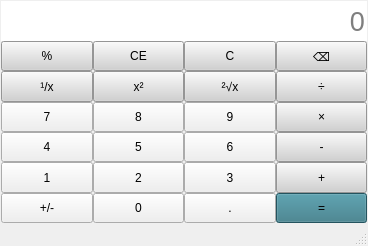
<?xml version="1.0" encoding="UTF-8"?>
<ui version="4.0">
 <class>MainWindow</class>
 <widget class="QMainWindow" name="MainWindow">
  <property name="geometry">
   <rect>
    <x>0</x>
    <y>0</y>
    <width>368</width>
    <height>246</height>
   </rect>
  </property>
  <property name="windowTitle">
   <string>MainWindow</string>
  </property>
  <property name="autoFillBackground">
   <bool>false</bool>
  </property>
  <property name="styleSheet">
   <string notr="true">QPushButton{
	margin:0.1px;
	font: 700 11pt &quot;Malgun Gothic&quot;;
}
QPushButton#btn_2x,QPushButton#btn_1x,QPushButton#btn_x2,QPushButton#btn_C,QPushButton#btn_CE,QPushButton#btn_delete,QPushButton#btn_multiple,QPushButton#btn_plus,QPushButton#btn_dividenum,QPushButton#btn_divide,QPushButton#btn_subtract{
	background-color: rgb(209, 209, 209);
	font: 700 11pt &quot;Malgun Gothic&quot;;
}
QPushButton#btn_2x:pressed,QPushButton#btn_1x:pressed,QPushButton#btn_x2:pressed,QPushButton#btn_C:pressed,QPushButton#btn_CE:pressed,QPushButton#btn_delete:pressed,QPushButton#btn_multiple:pressed,QPushButton#btn_plus:pressed,QPushButton#btn_dividenum:pressed,QPushButton#btn_divide:pressed,QPushButton#btn_subtract:pressed{
	background-color: rgb(235, 235, 235);
	color: rgb(134, 134, 134);
}
QPushButton:pressed{
	background-color: rgb(235, 235, 235);
	color: rgb(134, 134, 134);
}
QLineEdit{
	font-size:20pt;
}</string>
  </property>
  <widget class="QWidget" name="centralwidget">
   <property name="styleSheet">
    <string notr="true"/>
   </property>
   <layout class="QVBoxLayout" name="verticalLayout">
    <property name="spacing">
     <number>3</number>
    </property>
    <property name="leftMargin">
     <number>1</number>
    </property>
    <property name="topMargin">
     <number>1</number>
    </property>
    <property name="rightMargin">
     <number>1</number>
    </property>
    <property name="bottomMargin">
     <number>1</number>
    </property>
    <item>
     <layout class="QGridLayout" name="gridLayout">
      <property name="leftMargin">
       <number>0</number>
      </property>
      <property name="topMargin">
       <number>0</number>
      </property>
      <property name="rightMargin">
       <number>0</number>
      </property>
      <property name="bottomMargin">
       <number>0</number>
      </property>
      <property name="spacing">
       <number>0</number>
      </property>
      <item row="6" column="2">
       <widget class="QPushButton" name="btn_dot">
        <property name="sizePolicy">
         <sizepolicy hsizetype="Minimum" vsizetype="Preferred">
          <horstretch>0</horstretch>
          <verstretch>0</verstretch>
         </sizepolicy>
        </property>
        <property name="styleSheet">
         <string notr="true">
</string>
        </property>
        <property name="text">
         <string>.</string>
        </property>
       </widget>
      </item>
      <item row="3" column="0">
       <widget class="QPushButton" name="btn_num7">
        <property name="sizePolicy">
         <sizepolicy hsizetype="Minimum" vsizetype="Preferred">
          <horstretch>0</horstretch>
          <verstretch>0</verstretch>
         </sizepolicy>
        </property>
        <property name="styleSheet">
         <string notr="true">
</string>
        </property>
        <property name="text">
         <string>7</string>
        </property>
       </widget>
      </item>
      <item row="3" column="1">
       <widget class="QPushButton" name="btn_num8">
        <property name="sizePolicy">
         <sizepolicy hsizetype="Minimum" vsizetype="Preferred">
          <horstretch>0</horstretch>
          <verstretch>0</verstretch>
         </sizepolicy>
        </property>
        <property name="styleSheet">
         <string notr="true">
</string>
        </property>
        <property name="text">
         <string>8</string>
        </property>
       </widget>
      </item>
      <item row="6" column="0">
       <widget class="QPushButton" name="btn_jiajian">
        <property name="sizePolicy">
         <sizepolicy hsizetype="Minimum" vsizetype="Preferred">
          <horstretch>0</horstretch>
          <verstretch>0</verstretch>
         </sizepolicy>
        </property>
        <property name="styleSheet">
         <string notr="true">
</string>
        </property>
        <property name="text">
         <string>+/-</string>
        </property>
       </widget>
      </item>
      <item row="2" column="2">
       <widget class="QPushButton" name="btn_2x">
        <property name="sizePolicy">
         <sizepolicy hsizetype="Minimum" vsizetype="Preferred">
          <horstretch>0</horstretch>
          <verstretch>0</verstretch>
         </sizepolicy>
        </property>
        <property name="styleSheet">
         <string notr="true"/>
        </property>
        <property name="text">
         <string>²√x</string>
        </property>
       </widget>
      </item>
      <item row="1" column="3">
       <widget class="QPushButton" name="btn_delete">
        <property name="sizePolicy">
         <sizepolicy hsizetype="Minimum" vsizetype="Preferred">
          <horstretch>0</horstretch>
          <verstretch>0</verstretch>
         </sizepolicy>
        </property>
        <property name="styleSheet">
         <string notr="true"/>
        </property>
        <property name="text">
         <string>⌫</string>
        </property>
       </widget>
      </item>
      <item row="6" column="3">
       <widget class="QPushButton" name="btn_sum">
        <property name="sizePolicy">
         <sizepolicy hsizetype="Minimum" vsizetype="Preferred">
          <horstretch>0</horstretch>
          <verstretch>0</verstretch>
         </sizepolicy>
        </property>
        <property name="styleSheet">
         <string notr="true">font: 700 11pt &quot;Malgun Gothic&quot;;
background-color: rgb(51, 118, 133);

</string>
        </property>
        <property name="text">
         <string>=</string>
        </property>
       </widget>
      </item>
      <item row="5" column="0">
       <widget class="QPushButton" name="btn_num1">
        <property name="sizePolicy">
         <sizepolicy hsizetype="Minimum" vsizetype="Preferred">
          <horstretch>0</horstretch>
          <verstretch>0</verstretch>
         </sizepolicy>
        </property>
        <property name="styleSheet">
         <string notr="true">
</string>
        </property>
        <property name="text">
         <string>1</string>
        </property>
       </widget>
      </item>
      <item row="3" column="2">
       <widget class="QPushButton" name="btn_num9">
        <property name="sizePolicy">
         <sizepolicy hsizetype="Minimum" vsizetype="Preferred">
          <horstretch>0</horstretch>
          <verstretch>0</verstretch>
         </sizepolicy>
        </property>
        <property name="styleSheet">
         <string notr="true">
</string>
        </property>
        <property name="text">
         <string>9</string>
        </property>
       </widget>
      </item>
      <item row="5" column="3">
       <widget class="QPushButton" name="btn_plus">
        <property name="sizePolicy">
         <sizepolicy hsizetype="Minimum" vsizetype="Preferred">
          <horstretch>0</horstretch>
          <verstretch>0</verstretch>
         </sizepolicy>
        </property>
        <property name="styleSheet">
         <string notr="true"/>
        </property>
        <property name="text">
         <string>+</string>
        </property>
       </widget>
      </item>
      <item row="5" column="2">
       <widget class="QPushButton" name="btn_num3">
        <property name="sizePolicy">
         <sizepolicy hsizetype="Minimum" vsizetype="Preferred">
          <horstretch>0</horstretch>
          <verstretch>0</verstretch>
         </sizepolicy>
        </property>
        <property name="styleSheet">
         <string notr="true">
</string>
        </property>
        <property name="text">
         <string>3</string>
        </property>
       </widget>
      </item>
      <item row="1" column="2">
       <widget class="QPushButton" name="btn_C">
        <property name="sizePolicy">
         <sizepolicy hsizetype="Minimum" vsizetype="Preferred">
          <horstretch>0</horstretch>
          <verstretch>0</verstretch>
         </sizepolicy>
        </property>
        <property name="styleSheet">
         <string notr="true"/>
        </property>
        <property name="text">
         <string>C</string>
        </property>
       </widget>
      </item>
      <item row="2" column="0">
       <widget class="QPushButton" name="btn_1x">
        <property name="sizePolicy">
         <sizepolicy hsizetype="Minimum" vsizetype="Preferred">
          <horstretch>0</horstretch>
          <verstretch>0</verstretch>
         </sizepolicy>
        </property>
        <property name="styleSheet">
         <string notr="true"/>
        </property>
        <property name="text">
         <string>¹/x</string>
        </property>
       </widget>
      </item>
      <item row="4" column="3">
       <widget class="QPushButton" name="btn_subtract">
        <property name="sizePolicy">
         <sizepolicy hsizetype="Minimum" vsizetype="Preferred">
          <horstretch>0</horstretch>
          <verstretch>0</verstretch>
         </sizepolicy>
        </property>
        <property name="styleSheet">
         <string notr="true"/>
        </property>
        <property name="text">
         <string>-</string>
        </property>
       </widget>
      </item>
      <item row="4" column="1">
       <widget class="QPushButton" name="btn_num5">
        <property name="sizePolicy">
         <sizepolicy hsizetype="Minimum" vsizetype="Preferred">
          <horstretch>0</horstretch>
          <verstretch>0</verstretch>
         </sizepolicy>
        </property>
        <property name="styleSheet">
         <string notr="true">
</string>
        </property>
        <property name="text">
         <string>5</string>
        </property>
       </widget>
      </item>
      <item row="2" column="3">
       <widget class="QPushButton" name="btn_divide">
        <property name="sizePolicy">
         <sizepolicy hsizetype="Minimum" vsizetype="Preferred">
          <horstretch>0</horstretch>
          <verstretch>0</verstretch>
         </sizepolicy>
        </property>
        <property name="styleSheet">
         <string notr="true"/>
        </property>
        <property name="text">
         <string>÷</string>
        </property>
       </widget>
      </item>
      <item row="4" column="2">
       <widget class="QPushButton" name="btn_num6">
        <property name="sizePolicy">
         <sizepolicy hsizetype="Minimum" vsizetype="Preferred">
          <horstretch>0</horstretch>
          <verstretch>0</verstretch>
         </sizepolicy>
        </property>
        <property name="styleSheet">
         <string notr="true">
</string>
        </property>
        <property name="text">
         <string>6</string>
        </property>
       </widget>
      </item>
      <item row="6" column="1">
       <widget class="QPushButton" name="btn_num0">
        <property name="sizePolicy">
         <sizepolicy hsizetype="Minimum" vsizetype="Preferred">
          <horstretch>0</horstretch>
          <verstretch>0</verstretch>
         </sizepolicy>
        </property>
        <property name="styleSheet">
         <string notr="true">
</string>
        </property>
        <property name="text">
         <string>0</string>
        </property>
       </widget>
      </item>
      <item row="0" column="0" colspan="4">
       <widget class="QLineEdit" name="display">
        <property name="sizePolicy">
         <sizepolicy hsizetype="Expanding" vsizetype="Preferred">
          <horstretch>0</horstretch>
          <verstretch>0</verstretch>
         </sizepolicy>
        </property>
        <property name="minimumSize">
         <size>
          <width>0</width>
          <height>40</height>
         </size>
        </property>
        <property name="styleSheet">
         <string notr="true">QLineEdit{
	border:none;
}</string>
        </property>
        <property name="alignment">
         <set>Qt::AlignmentFlag::AlignRight|Qt::AlignmentFlag::AlignTrailing|Qt::AlignmentFlag::AlignVCenter</set>
        </property>
        <property name="placeholderText">
         <string>0</string>
        </property>
       </widget>
      </item>
      <item row="2" column="1">
       <widget class="QPushButton" name="btn_x2">
        <property name="sizePolicy">
         <sizepolicy hsizetype="Minimum" vsizetype="Preferred">
          <horstretch>0</horstretch>
          <verstretch>0</verstretch>
         </sizepolicy>
        </property>
        <property name="styleSheet">
         <string/>
        </property>
        <property name="text">
         <string>x²</string>
        </property>
       </widget>
      </item>
      <item row="5" column="1">
       <widget class="QPushButton" name="btn_num2">
        <property name="sizePolicy">
         <sizepolicy hsizetype="Minimum" vsizetype="Preferred">
          <horstretch>0</horstretch>
          <verstretch>0</verstretch>
         </sizepolicy>
        </property>
        <property name="styleSheet">
         <string notr="true">
</string>
        </property>
        <property name="text">
         <string>2</string>
        </property>
       </widget>
      </item>
      <item row="4" column="0">
       <widget class="QPushButton" name="btn_num4">
        <property name="sizePolicy">
         <sizepolicy hsizetype="Minimum" vsizetype="Preferred">
          <horstretch>0</horstretch>
          <verstretch>0</verstretch>
         </sizepolicy>
        </property>
        <property name="styleSheet">
         <string notr="true">
</string>
        </property>
        <property name="text">
         <string>4</string>
        </property>
       </widget>
      </item>
      <item row="1" column="0">
       <widget class="QPushButton" name="btn_dividenum">
        <property name="sizePolicy">
         <sizepolicy hsizetype="Minimum" vsizetype="Preferred">
          <horstretch>0</horstretch>
          <verstretch>0</verstretch>
         </sizepolicy>
        </property>
        <property name="styleSheet">
         <string notr="true"/>
        </property>
        <property name="text">
         <string>%</string>
        </property>
       </widget>
      </item>
      <item row="1" column="1">
       <widget class="QPushButton" name="btn_CE">
        <property name="sizePolicy">
         <sizepolicy hsizetype="Minimum" vsizetype="Preferred">
          <horstretch>0</horstretch>
          <verstretch>0</verstretch>
         </sizepolicy>
        </property>
        <property name="styleSheet">
         <string notr="true"/>
        </property>
        <property name="text">
         <string>CE</string>
        </property>
       </widget>
      </item>
      <item row="3" column="3">
       <widget class="QPushButton" name="btn_multiple">
        <property name="sizePolicy">
         <sizepolicy hsizetype="Minimum" vsizetype="Preferred">
          <horstretch>0</horstretch>
          <verstretch>0</verstretch>
         </sizepolicy>
        </property>
        <property name="styleSheet">
         <string notr="true"/>
        </property>
        <property name="text">
         <string>×</string>
        </property>
       </widget>
      </item>
     </layout>
    </item>
   </layout>
  </widget>
  <widget class="QMenuBar" name="menubar">
   <property name="geometry">
    <rect>
     <x>0</x>
     <y>0</y>
     <width>368</width>
     <height>18</height>
    </rect>
   </property>
  </widget>
  <widget class="QStatusBar" name="statusbar"/>
 </widget>
 <resources/>
 <connections/>
</ui>
